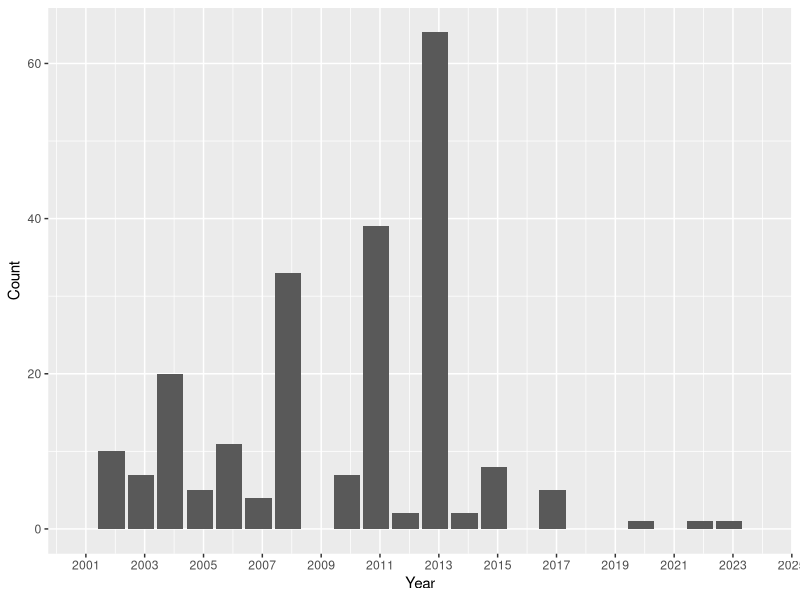
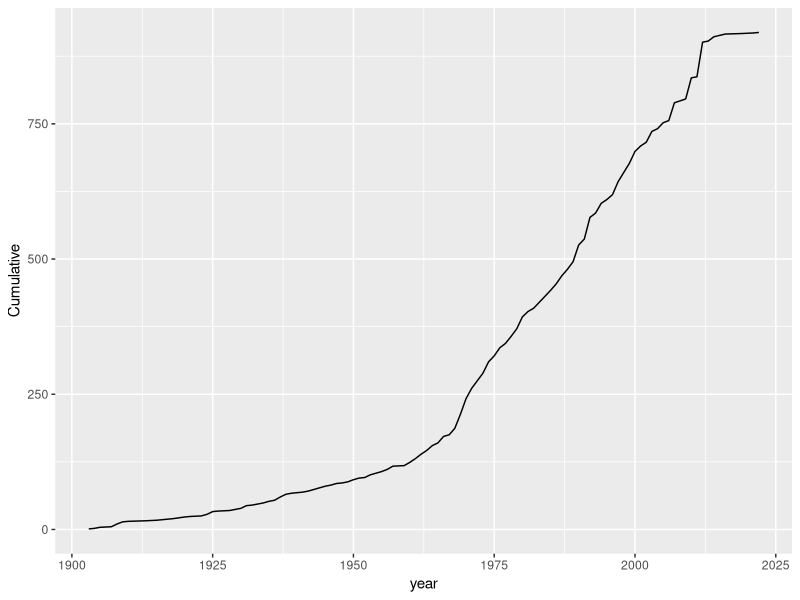
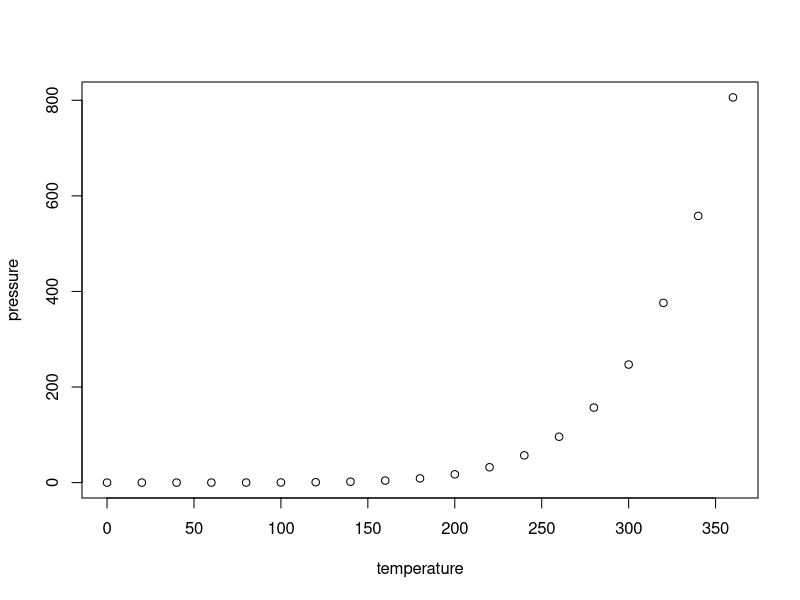

Recreate these plots in R, in order.
## ---- chunk 1
#knitr::opts_chunk$set(echo = TRUE)
library(here)
library(tidyverse)
library(lubridate)
library(dplyr)
library(ggplot2)
here()

MPA.data <- read.csv(here('DataRaw/NOAA_Marine_Protected_Areas_Inventory_2023.csv'),
                     stringsAsFactors = TRUE, 
                     colClasses = c('Year.Established' = 'factor'))

MPA.data.clean <- MPA.data %>%
  select(OBJECTID, Site.Name, State, Level.of.Protection, Management.Plan, Year.Established, Marine.Status, Area..km2., Marine.Area..km2., Percent.Area.Marine, No.Take.Area..km2., Longitude, Latitude) %>% 
  filter(Year.Established != 0)

MPA.data.clean$Year.Established <- as.Date(MPA.data.clean$Year.Established, format = '%Y')

colnames(MPA.data.clean)[8] <- "Area"
colnames(MPA.data.clean)[9] <- "Marine.Area"
colnames(MPA.data.clean)[11] <- "No.Take.Area"
  
Clean.plot <- 
  ggplot(MPA.data.clean) +
  geom_bar(aes(x=Year.Established)) +
  scale_x_date(date_breaks = "2 years", date_labels = "%Y", limits = as.Date(c("2000-11-15", "2023-11-15"))) +
  labs(x = "Year", y = "Count")
print(Clean.plot)


NoTake <- MPA.data.clean %>% 
  filter(No.Take.Area != 0)

PartialNoTake <- NoTake %>% 
  filter(Area != No.Take.Area)

#filter(Marine.Status == Marine)?
## ---- chunk 2

MPA.parks.year <- MPA.data.clean %>%
#  select(Year.Established) %>%
  mutate("year" = year(Year.Established)) %>%
#  select(year) %>%
  group_by(year) %>%
  summarise(count = n()) %>%
  mutate('Cumulative' = cumsum(count))
  
total_num_plot <-
  ggplot(MPA.parks.year) +
  geom_line(aes(x = year,
                y = Cumulative))

total_num_plot
  

## ---- chunk 3
plot(pressure)
